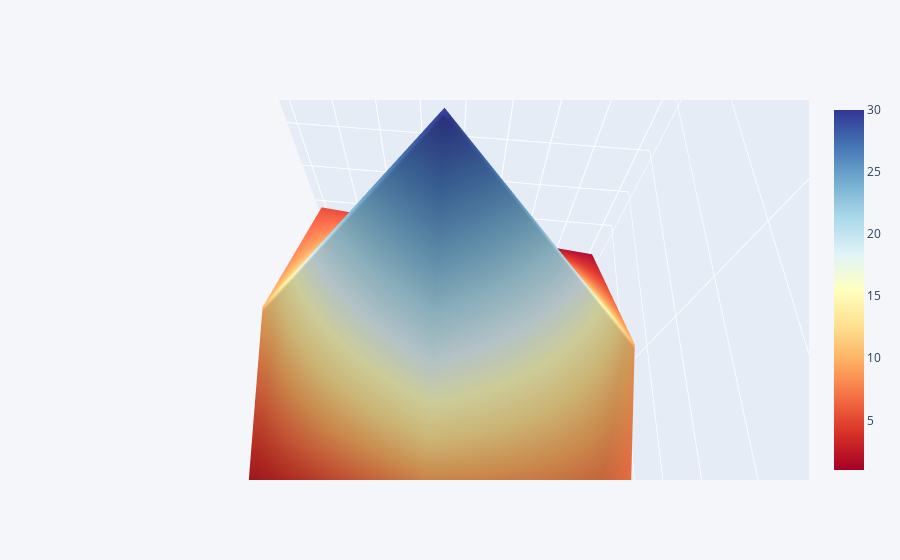

Notebook source saved alongside this figure:
### Markdown cell above
## 3d Surface

### Code cell
df3 = pd.DataFrame({'x':[1,2,3,4,5],'y':[10,20,30,20,10],'z':[5,4,3,2,1]})
df3.iplot(kind='surface',colorscale='rdylbu')

### Figure 1 — Plotly figure (JSON) as saved in the notebook; plotly's stock layout.template omitted (floating-point values rounded to 4 significant figures)
{"data": [{"colorscale": [[0, "rgb(165,0,38)"], [0.1, "rgb(215,48,39)"], [0.2, "rgb(244,109,67)"], [0.3, "rgb(253,174,97)"], [0.4, "rgb(254,224,144)"], [0.5, "rgb(255,255,191)"], [0.6, "rgb(224,243,248)"], [0.7, "rgb(171,217,233)"], [0.8, "rgb(116,173,209)"], [0.9, "rgb(69,117,180)"], [1, "rgb(49,54,149)"]], "type": "surface", "x": [0, 1, 2, 3, 4], "y": ["x", "y", "z"], "z": [[1, 2, 3, 4, 5], [10, 20, 30, 20, 10], [5, 4, 3, 2, 1]]}], "layout": {"autosize": true, "legend": {"bgcolor": "#F5F6F9", "font": {"color": "#4D5663"}}, "paper_bgcolor": "#F5F6F9", "plot_bgcolor": "#F5F6F9", "scene": {"aspectmode": "auto", "aspectratio": {"x": 1, "y": 1, "z": 1}, "camera": {"center": {"x": 0, "y": 0, "z": 0}, "eye": {"x": -0.05474, "y": 0.4956, "z": 0.8655}, "projection": {"type": "perspective"}, "up": {"x": 0, "y": 0, "z": 1}}}, "title": {"font": {"color": "#4D5663"}}, "xaxis": {"gridcolor": "#E1E5ED", "showgrid": true, "tickfont": {"color": "#4D5663"}, "title": {"font": {"color": "#4D5663"}, "text": ""}, "zerolinecolor": "#E1E5ED"}, "yaxis": {"gridcolor": "#E1E5ED", "showgrid": true, "tickfont": {"color": "#4D5663"}, "title": {"font": {"color": "#4D5663"}, "text": ""}, "zerolinecolor": "#E1E5ED"}}}
